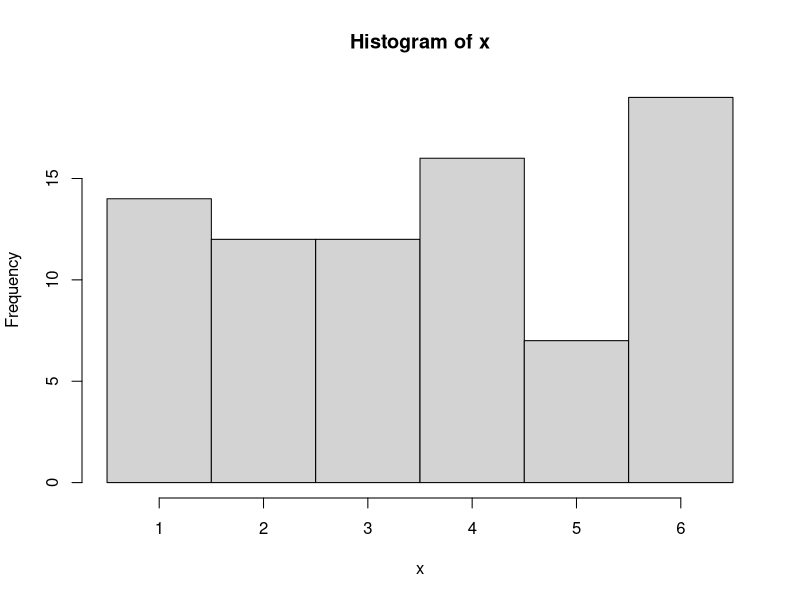
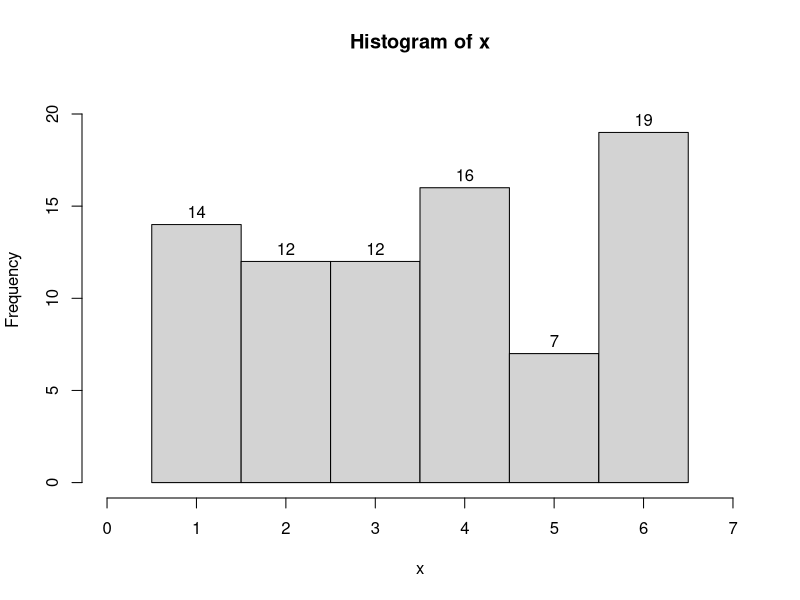

R code for these plots, in order:
## ---- chunk 1
n = sample(c(30,40,50,60,70,80,90,100),1)
i = 1:n
type = sample(1:4,1)
ns = c(6,8,10,12)[type]
x = sample(1:ns,n,T)
brks = 1:(ns+1)-0.5
myhist = hist(x,breaks=brks)
counts = myhist$counts
strdie = c("six","eight","ten","twelve")[type]

b1 = sample(brks[3:(length(brks)-1)],1)
n1 = sum(x<b1)
b2 = sample(brks[2:(length(brks)-2)],1)
n2 = sum(x>b2)
b3 = sort(sample(brks[2:(length(brks)-1)],2))
c3 = mean(b3)
r3 = (b3[2]-b3[1])/2
n3 = sum(abs(x-c3)<r3)
b4 = sort(sample(brks[2:(length(brks)-1)],2))
c4 = mean(b4)
r4 = (b4[2]-b4[1])/2
n4 = sum(abs(x-c4)>r4)

b5 = sample(brks[3:(length(brks)-1)],1)
n5 = sum(x<b5)
b6 = sample(brks[2:(length(brks)-2)],1)
n6 = sum(x>b6)
b7 = sort(sample(brks[2:(length(brks)-1)],2))
c7 = mean(b7)
r7 = (b7[2]-b7[1])/2
if(r7==round(r7)){
  wrd7 = "integer"
} else {
  wrd7 = "half-integer"
}
n7 = sum(abs(x-c7)<r7)
b8 = sort(sample(brks[2:(length(brks)-1)],2))
c8 = mean(b8)
r8 = (b8[2]-b8[1])/2
if(r8==round(r8)){
  wrd8 = "integer"
} else {
  wrd8 = "half-integer"
}
n8 = sum(abs(x-c8)>r8)
## ---- chunk 2
ylim = max(counts)*1.1
hist(x,breaks=brks,labels = TRUE,ylim=c(0,ylim),xlim=c(0,ns+1))
